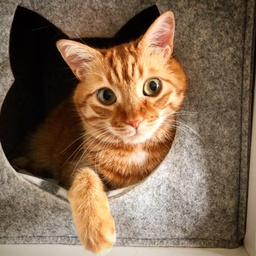
#> input picture content/post/10.ColorQuantisation/ging.jpeg, 256 x 256 px, shrunk from 2560 x 2560 before the run
$ python test.py
#> lines starting #> are read from the running program, lines starting #| are printed output that depends on the picture
import cv2
import numpy as np
import matplotlib.pyplot as plt

# Read the image
image = cv2.imread('ging.jpeg')
#> image is the input picture: shape (256, 256, 3); mean B, G, R 81.1, 104.1, 128.3

# OpenCV reads images in BGR format, convert it to RGB for Matplotlib
image_rgb = cv2.cvtColor(image, cv2.COLOR_BGR2RGB)

# Reshape the image
pixels = image.reshape((-1, 3))

# Convert to floating point
pixels = np.float32(pixels)

# Define criteria and apply kmeans
criteria = (cv2.TERM_CRITERIA_EPS + cv2.TERM_CRITERIA_MAX_ITER, 100, 0.2)
k = 16
_, labels, centers = cv2.kmeans(pixels, k, None, criteria, 10, cv2.KMEANS_RANDOM_CENTERS)
#> centers = 16 rows, first 8: [185.2, 195.2, 204], [112.2, 166.8, 226.7], [80.39, 100.7, 118.8], [8.72, 24.37, 45.41], [25.15, 68.53, 131.3], [81.07, 134.7, 201.7], [2.95, 5.29, 8.88], [208.7, 225, 237]

# Convert back to 8-bit values
centers = np.uint8(centers)
#> centers = 16 rows, first 8: [185, 195, 203], [112, 166, 226], [80, 100, 118], [8, 24, 45], [25, 68, 131], [81, 134, 201], [2, 5, 8], [208, 225, 236]

# Map the labels to the centers
segmented_image = centers[labels.flatten()]

# Reshape back to the original image
segmented_image = segmented_image.reshape(image.shape)
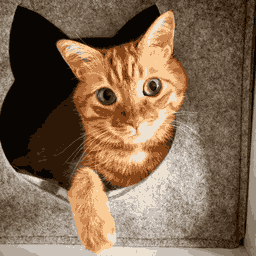
#> segmented_image: shape (256, 256, 3); mean B, G, R 80.5, 103.7, 127.8

# Convert the segmented image back to RGB format for Matplotlib
segmented_image_rgb = cv2.cvtColor(segmented_image, cv2.COLOR_BGR2RGB)

# Plotting the original and segmented images side by side
plt.figure(figsize=(14, 7))

plt.subplot(1, 2, 1)
plt.title('Original Image')
plt.imshow(image_rgb)
plt.axis('off')

plt.subplot(1, 2, 2)
plt.title('Quantized Image')
plt.imshow(segmented_image_rgb)
plt.axis('off')

plt.show()
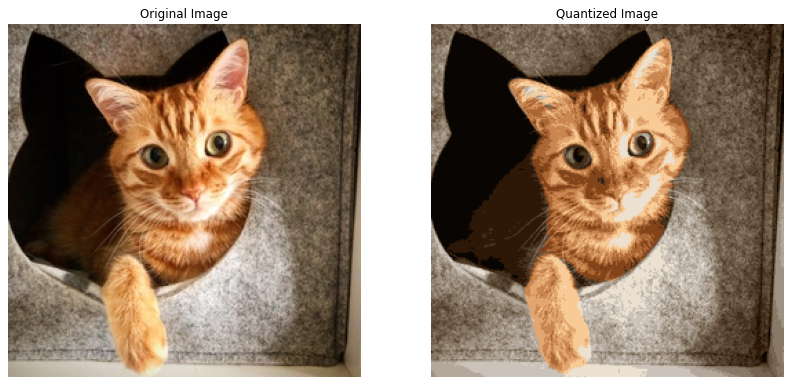
#> figure drawn by matplotlib, 2 panels

$ run again, with content/post/10.ColorQuantisation/intro.png saved as content/post/10.ColorQuantisation/ging.jpeg
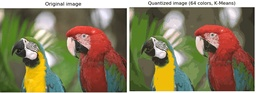
#> input picture content/post/10.ColorQuantisation/intro.png, 256 x 93 px, shrunk from 628 x 229 before the run
#> image is the input picture: shape (93, 256, 3); mean B, G, R 93.7, 123.7, 134.8
#> `_, labels, centers = cv2.kmeans(pixels, k, None, criteria, 10, cv2.KME..`: centers = 16 rows, first 8: [40.13, 56.9, 58.02], [133.6, 131.9, 87.39], [203.7, 208.9, 217.8], [87.48, 135, 117.8], [46.93, 123.2, 89.73], [38.53, 47.82, 111], [55.69, 65.65, 202.1], [54.26, 86.61, 75.48]
#> `centers = np.uint8(centers)`: centers = 16 rows, first 8: [40, 56, 58], [133, 131, 87], [203, 208, 217], [87, 135, 117], [46, 123, 89], [38, 47, 111], [55, 65, 202], [54, 86, 75]
#> `segmented_image = segmented_image.reshape(image.shape)`:
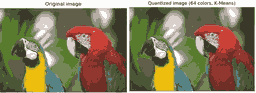
#> segmented_image: shape (93, 256, 3); mean B, G, R 93.2, 123.1, 134.2
#> `plt.show()`:
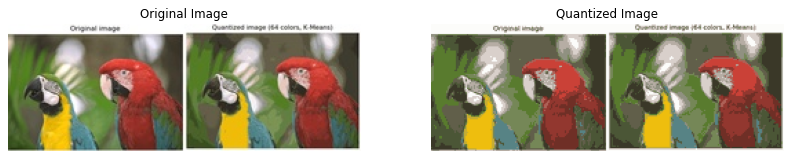
#> figure drawn by matplotlib, 2 panels

$ run again, with content/post/10.ColorQuantisation/quan.png saved as content/post/10.ColorQuantisation/ging.jpeg
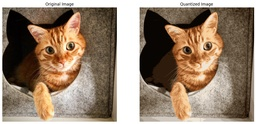
#> input picture content/post/10.ColorQuantisation/quan.png, 256 x 124 px, shrunk from 1104 x 535 before the run
#> image is the input picture: shape (124, 256, 3); mean B, G, R 110.3, 129.4, 149.2
#> `_, labels, centers = cv2.kmeans(pixels, k, None, criteria, 10, cv2.KME..`: centers = 16 rows, first 8: [83.64, 135.9, 199.2], [2.27, 5.14, 9.91], [114.1, 166.1, 223.7], [152.8, 201.3, 245.1], [55.75, 104.3, 168.2], [206.7, 221.7, 233.4], [26.94, 69.95, 129.9], [157.4, 169.4, 179.9]
#> `centers = np.uint8(centers)`: centers = 16 rows, first 8: [83, 135, 199], [2, 5, 9], [114, 166, 223], [152, 201, 245], [55, 104, 168], [206, 221, 233], [26, 69, 129], [157, 169, 179]
#> `segmented_image = segmented_image.reshape(image.shape)`:
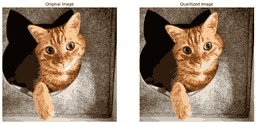
#> segmented_image: shape (124, 256, 3); mean B, G, R 109.7, 128.9, 148.7
#> `plt.show()`:
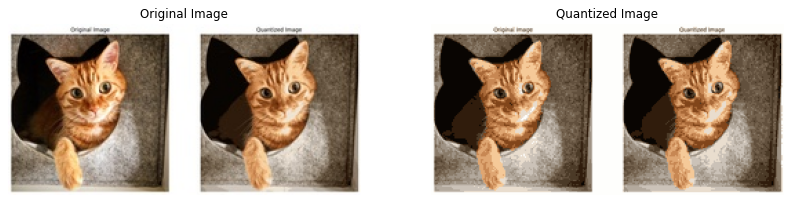
#> figure drawn by matplotlib, 2 panels
